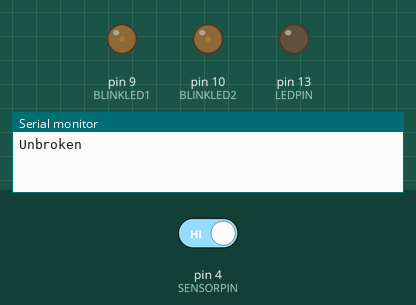
Simulated run of this sketch. Board: Arduino Uno, built with avr-gcc and run on an emulated ATmega328P. Parts: output pins drawn as LEDs (lit = HIGH), the last lines printed to the serial monitor. Inputs (shaded band) come from the test bench; at power-on: pin 4 (SENSORPIN) HIGH.

Above: at 0.15 s.
At 1.35 s:
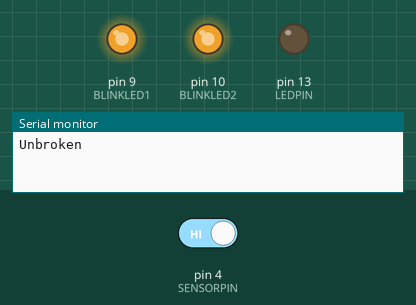
At 2.55 s:
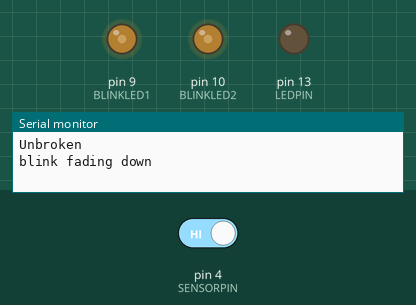
Timing chart, 0 to 4.6 s (numbered marks = the images above):
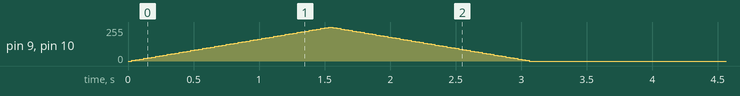

The sketch:

BlinkOnInsert.ino
```cpp
/*
  IR Breakbeam sensor blinking led!
*/

const int LEDPIN = 13;
const int SENSORPIN = 4;
const int BLINKLED1 = 9;           // the PWM pin the LED is attached to
const int BLINKLED2 = 10;           // the PWM pin the second LED is attached to

int brightness = 0;    // how bright the LED is
int fadeAmount = 5;    // how many points to fade the LED by

// variables will change:
int sensorState = 0, lastState=0;         // variable for reading the ir status
boolean blinkingState = false;

void setup() {
  // initialize the LED pins as an output:
  pinMode(BLINKLED1, OUTPUT);
  pinMode(BLINKLED2, OUTPUT);
  pinMode(LEDPIN, OUTPUT);
  // initialize the sensor pin as an input:
  pinMode(SENSORPIN, INPUT);

  digitalWrite(SENSORPIN, HIGH); // turn on the pullup

  Serial.begin(9600);
}

void loop(){
  if (blinkingState) {
    // fade-blink the leds, no need to check the IR leds here
      // set the brightness of the blinkleds:
    analogWrite(BLINKLED1, brightness);
    analogWrite(BLINKLED2, brightness);

    // change the brightness for next time through the loop:
    brightness = brightness + fadeAmount;

    // reverse the direction of the fading at the ends of the fade:
    if (brightness >= 255) {
      Serial.println("blink fading down");
      fadeAmount = -fadeAmount;
    }
    if (brightness <= 0) {
      Serial.println("done blink");
      brightness = 0;
      blinkingState - false;
    }
    // wait for 30 milliseconds to see the dimming effect
    delay(30);

  } else {
    analogWrite(BLINKLED1, 0);
    analogWrite(BLINKLED2, 0);

    // read the state of the pushbutton value:
    sensorState = digitalRead(SENSORPIN);

    // check if the sensor beam is broken
    // if it is, the sensorState is LOW:
    if (sensorState == LOW) {
      // turn LED on:
      digitalWrite(LEDPIN, HIGH);
    }
    else {
      // turn LED off:
      digitalWrite(LEDPIN, LOW);
    }

    if (sensorState && !lastState) {
      Serial.println("Unbroken");
      blinkingState = true;
    }
    if (!sensorState && lastState) {
      Serial.println("Broken");
    }
    lastState = sensorState;
  }

}
```

Measured:
- by itself, pin 9 (BLINKLED1), pin 10 (BLINKLED2): rises from 0/255 to 255/255 in 1.5 s, then falls to 0/255 in 1.5 s
